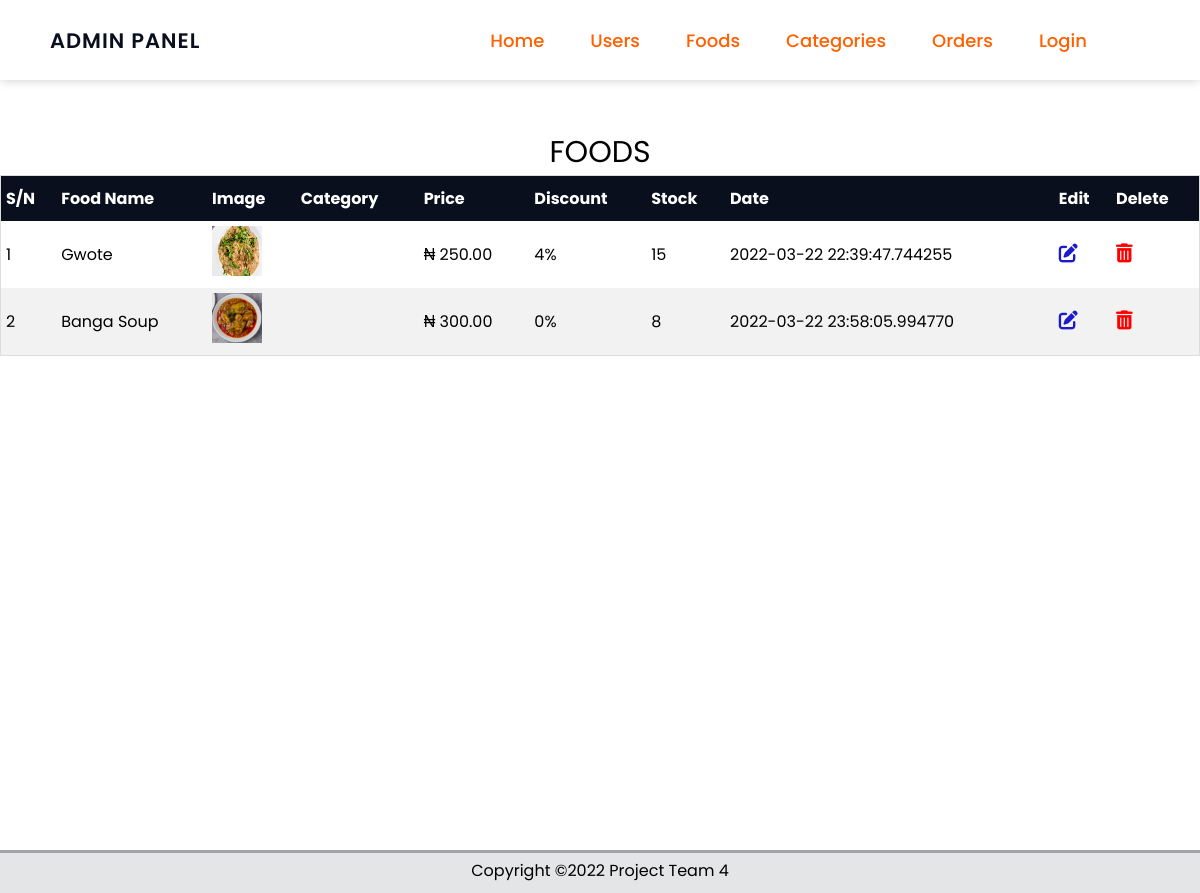
The page /foods on the database its author committed.
### eatapp/foods/models.py (models this page shows, shortened)
class Food(db.Model):
    id = db.Column(db.Integer, primary_key=True)
    food_name = db.Column(db.String(80), nullable=False)    # name field
    price= db.Column(db.Numeric(10,2), nullable=False)      # price field
    discount = db.Column(db.Integer, default=0)             # discount
    stock = db.Column(db.Integer, nullable=False)           # stock
    description = db.Column(db.Text, nullable=False)        # description
    date = db.Column(db.DateTime, nullable=False,
        default=datetime.utcnow)                            # date
    category_id = db.Column(db.Integer, db.ForeignKey('categories.id'),
        nullable=False)
    category = db.relationship('Categories',
        backref=db.backref('food', lazy=True))
    image = db.Column(db.String(150), nullable=False, default="image.png")

### eatapp/foods/routes.py (the view)
@app.route("/foods")
def foods():
    foods = Food.query.all()
    return render_template('admin/foods.html', title='Foods', foods=foods)

### eatapp/templates/admin/foods.html
{% extends 'admin/layout.html' %}
{% block content %}
    <div class="table-container">
        <table class="table">
            <caption>FOODS</caption>
            <thead>
                <th>S/N</th>
                <th>Food Name</th>
                <th>Image</th>
                <th>Category</th>
                <th>Price</th>
                <th>Discount</th>
                <th>Stock</th>
                <th>Date</th>
                <th>Edit</th>
                <th>Delete</th>
            </thead>
            <tbody>
                {% for food in foods %}
                    <tr>
                        <td> {{loop.index}} </td>
                        <td> {{food.food_name}} </td>
                        <td class="table-image"> <img src="{{url_for('static', filename='img/' + food.image)}}" width="50px" height="50px" alt=""> </td>
                        <td> {{food.category.category_id}} </td>
                        <td>&#8358; {{food.price}} </td>
                        <td> {{food.discount}}% </td>
                        <td> {{food.stock}} </td>
                        <td> {{food.date}} </td>
                        <td>
                            <a href="{{url_for('updateFood', id=food.id)}}" title="edit {{food.food_name}}"><i class="edit fa-solid fa-pen-to-square"></i></a>
                        </td>
                        <td>
                            <a href="{{url_for('updateFood', id=food.id)}}" title="delete {{food.food_name}}"><i class="delete fa-solid fa-trash-can"></i></a>
                        </td>
                    </tr>
                {% endfor %}
            </tbody>
        </table>
    </div>
{% endblock content %}

### eatapp/static/css/main.css (style rules this page uses)
* { padding: 0; margin: 0; box-sizing: border-box; font-family: 'poppins', sans-serif; list-style-type: none; text-decoration: none; }
html, body { width: 100%; background-repeat: no-repeat; scroll-behavior: smooth; }

### eatapp/static/css/forms.css (style rules this page uses)
* { margin: 0; padding: 0; box-sizing: border-box; font-family: 'Poppins', sans-serif; text-decoration: none; list-style-type: none; }

### eatapp/static/css/admin.css (style rules this page uses)
.table-container { max-width: 100%; height: 90vh; }
.table { overflow-x: auto; border-collapse: collapse; border-spacing: 0; width: 100%; border: 1px solid #ddd; margin-top: 50px; }
.table caption { font-size: 30px; }
.table th { text-align: left; padding: 10px 5px; background-color: rgb(10, 15, 29); color: #fff; }
.table td { text-align: left; padding: 5px; }
.table tr:nth-child(even) { background-color: #f2f2f2; }
.edit { color: rgb(27, 27, 204); font-size: 19px; }
.delete { color: red; font-size: 19px; }

### rows shown on the page
Food: food_name "Gwote", image (picture), price "250.00", discount "4", stock "15", date "2022-03-22 22:39:47.744255"
Food: food_name "Banga Soup", image (picture), price "300.00", discount "0", stock "8", date "2022-03-22 23:58:05.994770"
